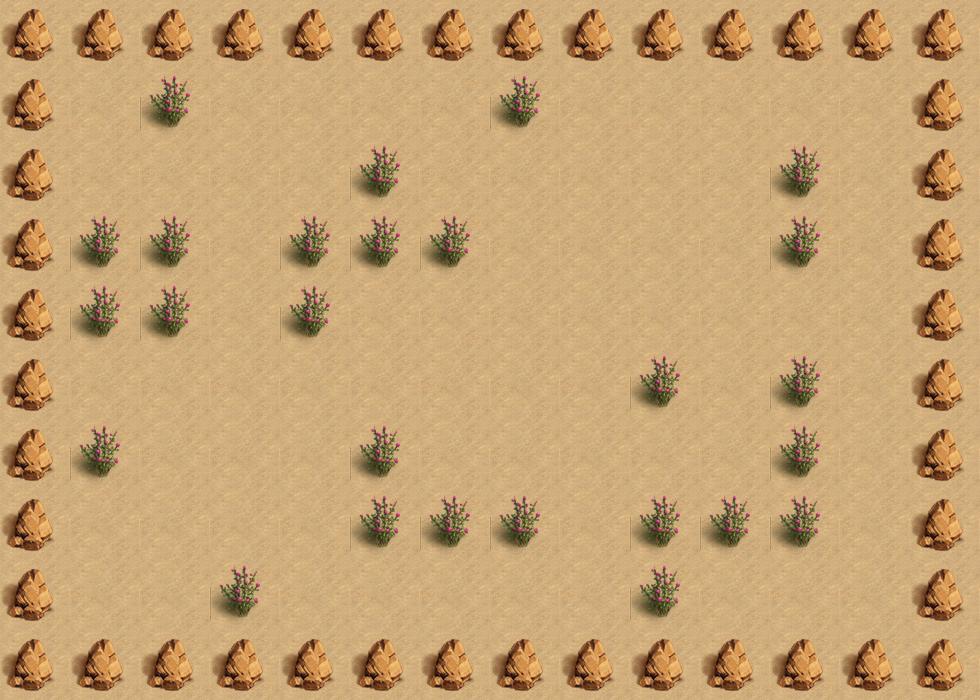

This is a level from a 2D game, rendered from its Tiled map with the project's own tilesets. A one-line summary and the map file follow, with tile-layer data summarised:
An orthogonal 14x10 tile map with 70x70 px tiles, 2 tile layers (bgLayer, walkLayer) and 9 objects (3x monster_0, player, exit, key, box_2, ...).

<map version="1.0" orientation="orthogonal" renderorder="right-down" width="14" height="10" tilewidth="70" tileheight="70" nextobjectid="15">
 <tileset firstgid="1" name="map" tilewidth="70" tileheight="70" tilecount="4">
  <image source="map.png" width="140" height="140" />
 </tileset>
 <layer name="bgLayer" width="14" height="10">
  <data>[140 cells, 140 non-empty, 1 distinct tile ids]</data>
 </layer>
 <layer name="walkLayer" width="14" height="10">
  <data>[140 cells, 70 non-empty, 2 distinct tile ids]</data>
 </layer>
 <objectgroup name="object0">
  <object id="1" name="player" x="210" y="350" width="70" height="70">
   <properties>
    <property name="hp" value="140" />
    <property name="lv" value="4" />
    <property name="speed" value="100" />
   </properties>
  </object>
 </objectgroup>
 <objectgroup name="object1">
  <object id="2" name="exit" x="700" y="560" width="70" height="70" />
  <object id="3" name="key" x="560" y="70" width="70" height="70" />
 </objectgroup>
 <objectgroup name="object2">
  <object id="4" name="box_2" x="700" y="420" width="70" height="70" />
  <object id="5" name="box_3" x="210" y="490" width="70" height="70" />
  <object id="6" name="box_1" x="560" y="140" width="70" height="70" />
 </objectgroup>
 <objectgroup name="object4">
  <object id="12" name="monster_0" x="70" y="140" width="70" height="70">
   <properties>
    <property name="dirX" value="1" />
    <property name="dirY" value="0" />
    <property name="path" value="monster_0.png" />
    <property name="reverse" value="-1" />
    <property name="speed" value="100" />
   </properties>
  </object>
  <object id="13" name="monster_0" x="140" y="420" width="70" height="70">
   <properties>
    <property name="dirX" value="1" />
    <property name="dirY" value="0" />
    <property name="path" value="monster_0.png" />
    <property name="reverse" value="-1" />
    <property name="speed" value="100" />
   </properties>
  </object>
  <object id="14" name="monster_0" x="420" y="420" width="70" height="70">
   <properties>
    <property name="dirX" value="1" />
    <property name="dirY" value="0" />
    <property name="path" value="monster_0.png" />
    <property name="reverse" value="-1" />
    <property name="speed" value="100" />
   </properties>
  </object>
 </objectgroup>
</map>
